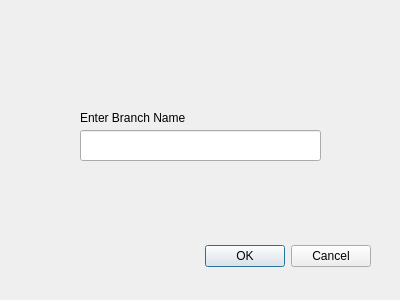
<?xml version="1.0" encoding="UTF-8"?>
<ui version="4.0">
 <class>CreateBranchPage</class>
 <widget class="QDialog" name="CreateBranchPage">
  <property name="geometry">
   <rect>
    <x>0</x>
    <y>0</y>
    <width>400</width>
    <height>300</height>
   </rect>
  </property>
  <property name="windowTitle">
   <string>Create New Branch</string>
  </property>
  <widget class="QDialogButtonBox" name="createBranch">
   <property name="geometry">
    <rect>
     <x>30</x>
     <y>240</y>
     <width>341</width>
     <height>32</height>
    </rect>
   </property>
   <property name="orientation">
    <enum>Qt::Horizontal</enum>
   </property>
   <property name="standardButtons">
    <set>QDialogButtonBox::Cancel|QDialogButtonBox::Ok</set>
   </property>
  </widget>
  <widget class="QLineEdit" name="lineEdit">
   <property name="geometry">
    <rect>
     <x>80</x>
     <y>130</y>
     <width>241</width>
     <height>31</height>
    </rect>
   </property>
  </widget>
  <widget class="QLabel" name="label">
   <property name="geometry">
    <rect>
     <x>80</x>
     <y>110</y>
     <width>191</width>
     <height>16</height>
    </rect>
   </property>
   <property name="text">
    <string>Enter Branch Name</string>
   </property>
  </widget>
 </widget>
 <resources/>
 <connections>
  <connection>
   <sender>createBranch</sender>
   <signal>accepted()</signal>
   <receiver>CreateBranchPage</receiver>
   <slot>accept()</slot>
   <hints>
    <hint type="sourcelabel">
     <x>248</x>
     <y>254</y>
    </hint>
    <hint type="destinationlabel">
     <x>157</x>
     <y>274</y>
    </hint>
   </hints>
  </connection>
  <connection>
   <sender>createBranch</sender>
   <signal>rejected()</signal>
   <receiver>CreateBranchPage</receiver>
   <slot>reject()</slot>
   <hints>
    <hint type="sourcelabel">
     <x>316</x>
     <y>260</y>
    </hint>
    <hint type="destinationlabel">
     <x>286</x>
     <y>274</y>
    </hint>
   </hints>
  </connection>
 </connections>
</ui>
